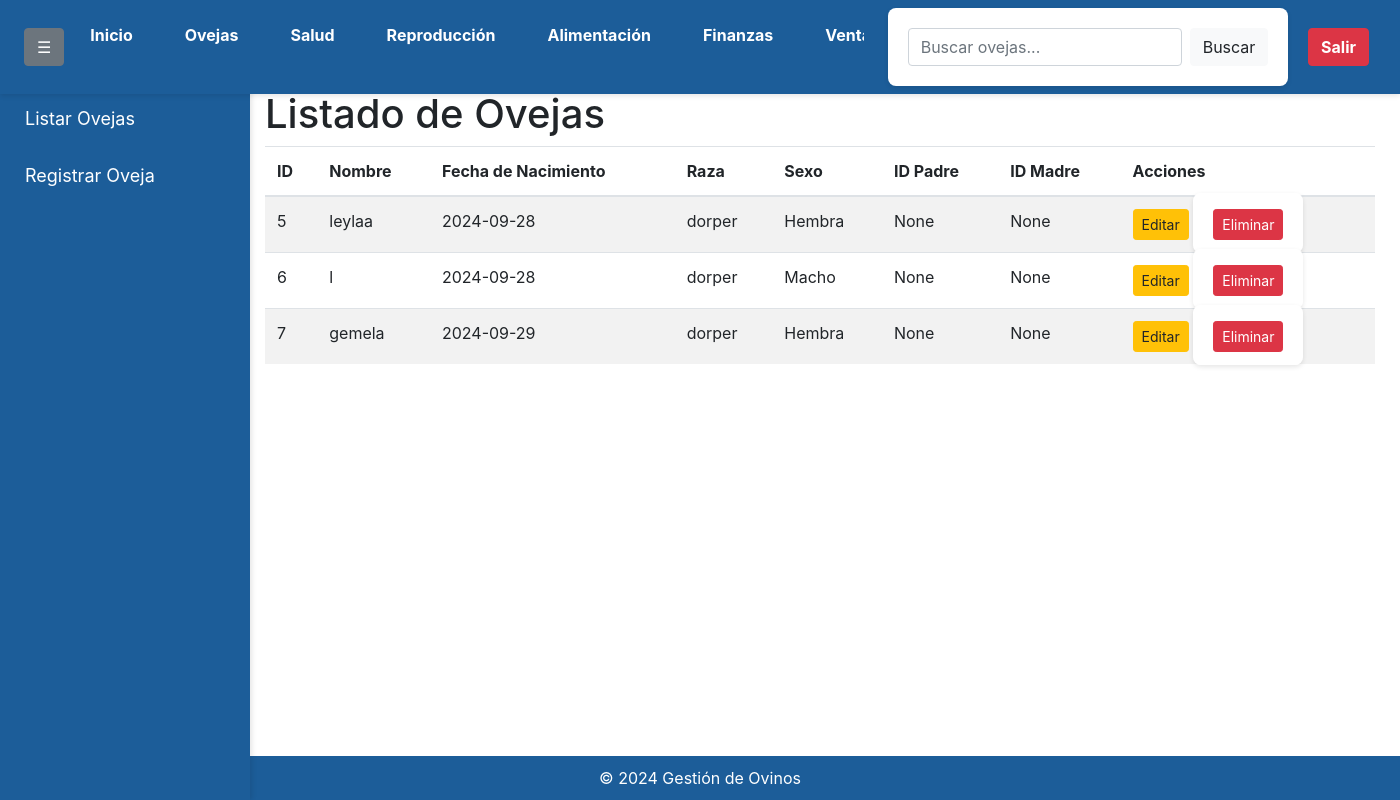
The page /listar_ovejas (signed in) on the database its author committed.
### app/models.py (models this page shows, shortened)
class Oveja(db.Model):
    id = db.Column(db.Integer, primary_key=True)
    nombre = db.Column(db.String(100), nullable=False)
    fecha_nacimiento = db.Column(db.Date, nullable=False)
    raza = db.Column(db.String(50), nullable=False)
    sexo = db.Column(db.Enum('Macho', 'Hembra', name='sexo_enum'), nullable=False)
    id_padre = db.Column(db.Integer, db.ForeignKey('oveja.id'), nullable=True)
    id_madre = db.Column(db.Integer, db.ForeignKey('oveja.id'), nullable=True)
    user_id = db.Column(db.Integer, db.ForeignKey('user.id'), nullable=False)
    padre = db.relationship('Oveja', remote_side=[id], foreign_keys=[id_padre], backref=db.backref('hijos_padre', uselist=True))
    madre = db.relationship('Oveja', remote_side=[id], foreign_keys=[id_madre], backref=db.backref('hijos_madre', uselist=True))
    user = db.relationship('User', backref='ovejas')

### app/routes.py (the view)
@app.route('/listar_ovejas')
@login_required
def listar_ovejas():
    search_query = request.args.get('search', '')  # Obtener el término de búsqueda desde la solicitud
    if search_query:
        ovejas = Oveja.query.filter(
            (Oveja.nombre.contains(search_query)) |
            (Oveja.raza.contains(search_query)) |
            (Oveja.sexo.contains(search_query)) |
            (Oveja.fecha_nacimiento.contains(search_query))|
            (Oveja.id_madre.contains(search_query))|
            (Oveja.id_padre.contains(search_query))
        ).filter_by(user_id=current_user.id).all()
    else:
        ovejas = Oveja.query.filter_by(user_id=current_user.id).all()
    return render_template('listar_ovejas.html', ovejas=ovejas, search_query=search_query)

### app/__init__.py (called while the page is built)
@login_manager.user_loader
def load_user(user_id):
    return User.query.get(int(user_id))

### app/templates/listar_ovejas.html (shortened to what this page needs)
<!DOCTYPE html>
<html lang="es">
<head>
    <link rel="stylesheet" href="{{ url_for('static', filename='styles.css') }}">
    <link rel="stylesheet" href="https://maxcdn.bootstrapcdn.com/bootstrap/4.5.2/css/bootstrap.min.css">
</head>
<body>
    <nav class="navbar navbar-expand-lg navbar-light" style="background-color: #1c5d99;">
        <div class="collapse navbar-collapse" id="navbarNav">
            <button class="btn btn-secondary ml-2" id="toggleSidebar">☰</button>
            <ul class="navbar-nav mr-auto">
                <li class="nav-item">
                    <a class="nav-link text-white" href="{{ url_for('index') }}">Inicio</a>
                </li>
                <li class="nav-item">
                    <a class="nav-link text-white" href="{{ url_for('oveja') }}">Ovejas</a>
                </li>
                <li class="nav-item">
                    <a class="nav-link text-white" href="{{ url_for('salud') }}">Salud</a>
                </li>
                <li class="nav-item">
                    <a class="nav-link text-white" href="{{ url_for('reproduccion') }}">Reproducción</a>
                </li>
                <li class="nav-item">
                    <a class="nav-link text-white" href="{{ url_for('alimentacion') }}">Alimentación</a>
                </li>
                <li class="nav-item">
                    <a class="nav-link text-white" href="{{ url_for('finanzas') }}">Finanzas</a>
                </li>
                <li class="nav-item">
                    <a class="nav-link text-white" href="{{ url_for('venta') }}">Ventas</a>
                </li>
            </ul>
            <form class="form-inline my-2 my-lg-0" method="GET" action="{{ url_for('listar_ovejas') }}">
                <input class="form-control mr-sm-2" type="search" name="search" placeholder="Buscar ovejas..." aria-label="Search" value="{{ request.args.get('search', '') }}">
                <button class="btn btn-light my-2 my-sm-0" type="submit">Buscar</button>
            </form>
            <a href="{{ url_for('logout') }}" class="btn btn-danger ml-2">Salir</a>
        </div>
    </nav>
    <div class="sidebar" id="sidebar">
        <ul class="nav flex-column">
            <li class="nav-item">
                <a class="nav-link text-white" href="{{ url_for('listar_ovejas') }}">Listar Ovejas</a>
            </li>
            <li class="nav-item">
                <a class="nav-link text-white" href="{{ url_for('registrar_oveja') }}">Registrar Oveja</a>
            </li>
        </ul>
    </div>
    <div class="container mt-3">
        <h1 style="margin-top: 70px;">Listado de Ovejas</h1>
<table class="table table-striped">
    <thead>
        <tr>
            <th>ID</th>
            <th>Nombre</th>
            <th>Fecha de Nacimiento</th>
            <th>Raza</th>
            <th>Sexo</th>
            <th>ID Padre</th>
            <th>ID Madre</th>
            <th>Acciones</th>
        </tr>
    </thead>
    <tbody>
        {% for oveja in ovejas %}
            <tr>
                <td>{{ oveja.id }}</td>
                <td>{{ oveja.nombre }}</td>
                <td>{{ oveja.fecha_nacimiento }}</td>
                <td>{{ oveja.raza }}</td>
                <td>{{ oveja.sexo }}</td>
                <td>{{ oveja.id_padre }}</td>
                <td>{{ oveja.id_madre }}</td>
                <td>
                    <a href="{{ url_for('editar_oveja', id=oveja.id) }}" class="btn btn-warning btn-sm">Editar</a>
                    <form action="{{ url_for('eliminar_oveja', id=oveja.id) }}" method="POST" style="display:inline;">
                        <button type="submit" class="btn btn-danger btn-sm" onclick="return confirm('¿Estás seguro de que deseas eliminar esta oveja?');">Eliminar</button>
                    </form>
                </td>
            </tr>
        {% endfor %}
    </tbody>
</table>
    </div>
    <footer class="text-center mt-4">
        &copy; 2024 Gestión de Ovinos
    </footer>
</body>
</html>

### app/static/styles.css (style rules this page uses)
body { font-family: 'Arial', sans-serif; background-color: #f0f2f5; color: #333; margin: 0; padding: 0; padding-top: 20px; }
.navbar { background-color: #1c5d99; padding: 10px 20px; text-align: center; box-shadow: 0 2px 5px rgba(0, 0, 0, 0.1); position: fixed; top: 0; left: 0; width: 100%; z-index: 1000; }
.navbar a { color: #ffffff; text-decoration: none; margin: 0 15px; font-weight: bold; }
.sidebar { height: calc(100vh - 35px); width: 250px; position: fixed; top: 35px; right: 0; background-color: #1c5d99; padding-top: 20px; box-shadow: 2px 0 5px rgba(0, 0, 0, 0.1); overflow-y: auto; z-index: 900; }
.sidebar a { padding: 15px 25px; text-decoration: none; font-size: 18px; color: #ffffff; display: block; transition: 0.3s; }
form { max-width: 500px; margin: 20px auto; padding: 20px; background-color: #ffffff; border-radius: 8px; box-shadow: 0 2px 5px rgba(0, 0, 0, 0.1); }
.btn { display: inline-block; padding: 10px 15px; background-color: #1c5d99; color: white; text-decoration: none; border-radius: 5px; font-weight: bold; text-align: center; }
footer { background-color: #1c5d99; color: white; text-align: center; padding: 10px; position: fixed; bottom: 0; width: calc(100%); right: 0; z-index: 850; }

### app/templates/listar_ovejas.html (style rules this page uses)
.sidebar { height: calc(100% - 70px); width: 250px; position: fixed; top: 70px; left: 0; background-color: #1c5d99; transition: margin-left 0.3s; }
.container { margin-left: 250px; transition: margin-left 0.3s; }
.navbar { padding: 0.5rem 0.5rem; position: fixed; width: 100%; z-index: 1000; }
.navbar-nav .nav-item { margin: 0 3px; }
.navbar { padding: 0.5rem 1rem; }
.navbar-nav { max-width: 800px; overflow-x: auto; }

### rows shown on the page
Oveja: id "5", nombre "leylaa", fecha_nacimiento "2024-09-28", raza "dorper", sexo "Hembra", id_padre "None", id_madre "None"
Oveja: id "6", nombre "l", fecha_nacimiento "2024-09-28", raza "dorper", sexo "Macho", id_padre "None", id_madre "None"
Oveja: id "7", nombre "gemela", fecha_nacimiento "2024-09-29", raza "dorper", sexo "Hembra", id_padre "None", id_madre "None"
